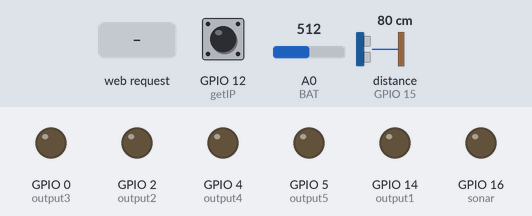
This sketch was run on a simulated ESP8266 (NodeMCU). Shown: output pins drawn as LEDs (lit = HIGH). Wiring (inferred from the names in the program): ultrasonic range finder: trigger GPIO 13; echo GPIO 15. The inputs (shaded band) are chosen by the test bench; at power-on: distance to the obstacle (sensor on GPIO 15) 80 cm, GPIO 12 (getIP) HIGH, A0 (BAT) = 512. The echo pulse lasts 58.3 µs per cm; WiFi joins after 1.5 s; servers stay silent unless stated; EEPROM starts erased; pins used as bus, display or sensor lines are not drawn; what the sketch prints to the serial monitor is not drawn.

Above: at 2.7 s.
2.8 s: HTTP request GET /5/on received
At 4.1 s:
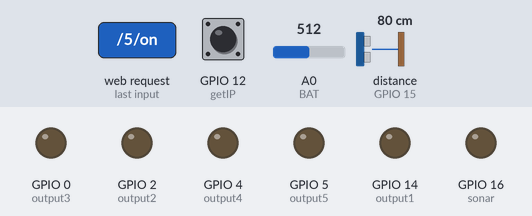
4.4 s: distance to the obstacle (sensor on GPIO 15) set to 16 cm
5.9 s: distance to the obstacle (sensor on GPIO 15) set to 13 cm
At 7.0 s:
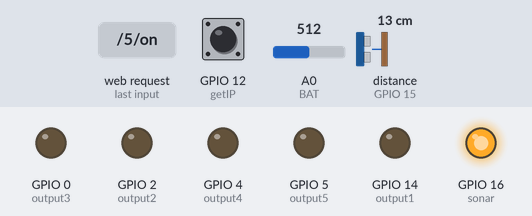
7.4 s: HTTP request GET /4/on received
At 8.7 s:
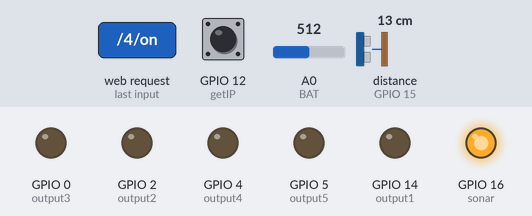
9.0 s: HTTP request GET /3/on received
At 10.2 s:
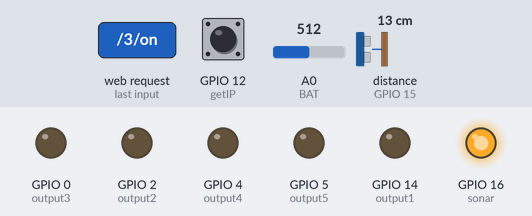
10.6 s: HTTP request GET /1/on received
At 11.4 s:
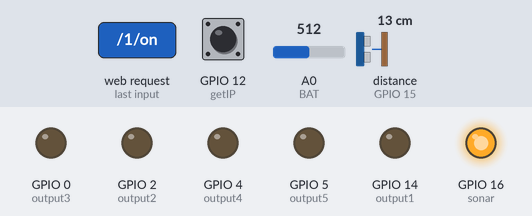
Timing chart, 0 to 13.2 s (numbered marks = the images above; inputs shaded):
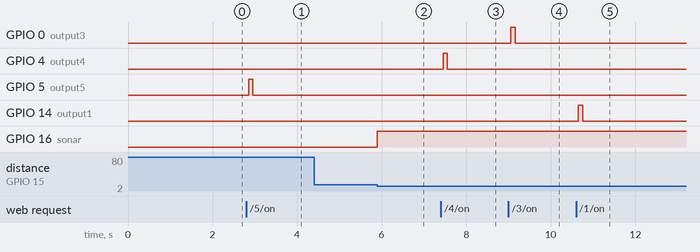

Measured:
- the behaviour switches between 15 and 14 cm on distance to the obstacle (sensor on GPIO 15) (found by bisection; images 1 and 2)
- after the input at 2.8 s, GPIO 5 (output5): LOW → HIGH after 0.06 s, → LOW 0.10 s later
- after the input at 4.4 s, every drawn part: stays the same
- after the input at 5.9 s, GPIO 16 (sonar): LOW → HIGH at once
- after the input at 7.4 s, GPIO 4 (output4): LOW → HIGH after 0.06 s, → LOW 0.10 s later
- after the input at 9.0 s, GPIO 0 (output3): LOW → HIGH after 0.06 s, → LOW 0.10 s later
- after the input at 10.6 s, GPIO 14 (output1): LOW → HIGH after 0.06 s, → LOW 0.10 s later

The sketch:

ESP8266ArduinoIDE.ino
```cpp
//-----------------------------------------------------------DHBKHN-------------------------------------------------------//
//-----------------------------------------------AGV Project by Lam Tram--------------------------------------------------//
/*If you have any question please contact me!*/
/*trandanhlam@gmail.com*/
/*researchgate.net/profile/Lam_Tran29*/

#include <ESP8266WiFi.h>
#include <EEPROM.h>

// Replace with your network credentials
const char* ssid     = "VIETTEL_CHUYEN";
const char* password = "0903482723";

// EEPROM size
// Address 0: Speed
// Address 1: KD
// Address 2: KI
// Address 3: KP
#define EEPROM_SIZE 4

// Variable to store the HTTP request
String header;

// Auxiliar variables to store the current output state
String output5State = "off";
String output4State = "off";
String output3State = "off";
String output1State = "off";
String outputTorchState = "off";

// Assign output variables to GPIO pins
const int output5 = 5;
const int output4 = 4;
const int output3 = 0;
const int output2 = 2;
const int output1 = 14; //D5
const int getIP =12;
const int TRIGGER = 13;
const int ECHO = 15;
const int sonar = 16;

// Current time
unsigned long currentTime = millis();
// Previous time
unsigned long previousTime = 0;
// Define timeout time in milliseconds (example: 2000ms = 2s)
const long timeoutTime = 2000;
// Decode HTTP GET value
String valueString = "0";
int pos1 = 0;
int pos2 = 0;

// Auxiliary variables to store selected mode and settings
int Speed = 0;
int KD = 0;
int KP = 0;
int KI = 0;

int BAT= A0;              //Analog channel A0 as used to measure battery voltage
float RatioFactor=0.86 ;  //Resistors Ration Factor
// Set web server port number to 80
WiFiServer server(80);
void setup() {
  Serial.begin(115200);
  EEPROM.begin(EEPROM_SIZE);
  // Initialize the output variables as outputs
  pinMode(output5, OUTPUT);
  pinMode(output4, OUTPUT);
  pinMode(output3, OUTPUT);
  pinMode(output2, OUTPUT);
  pinMode(output1, OUTPUT);
  pinMode(TRIGGER, OUTPUT);
  pinMode(ECHO, INPUT);
  pinMode(sonar, OUTPUT);
  // PIR Motion Sensor mode INPUT_PULLUP
  pinMode(getIP, INPUT_PULLUP);
  // Set motionSensor pin as interrupt, assign interrupt function and set RISING mode
  attachInterrupt(digitalPinToInterrupt(getIP), GetIP, FALLING);

  // Set outputs to LOW
  digitalWrite(output5, LOW);
  digitalWrite(output4, LOW);
  digitalWrite(output3, LOW);
  digitalWrite(output2, LOW);
  digitalWrite(output1, LOW);

  Speed = EEPROM.read(0);
  KD = EEPROM.read(1);
  KI = EEPROM.read(2);
  KP = EEPROM.read(3);
  //configureMode();

  // Connect to Wi-Fi network with SSID and password
  Serial.print("\nConnecting to ");
  Serial.println(ssid);
  WiFi.begin(ssid, password);
  while (WiFi.status() != WL_CONNECTED) {
    delay(500);
    Serial.print(".");
  }
  // Print local IP address and start web server
  Serial.println("");
  Serial.println("WiFi connected.");
  Serial.println("IP address: ");
  Serial.println(WiFi.localIP());
  server.begin();
}
//-------------------Interrupt-----------------------//
 ICACHE_RAM_ATTR void GetIP() {
  Serial.println(WiFi.localIP());
}

void loop(){
  /*sonar sensor*/
  long duration, distance;
  digitalWrite(TRIGGER, LOW);
  delayMicroseconds(2);

  digitalWrite(TRIGGER, HIGH);
  delayMicroseconds(10);

  digitalWrite(TRIGGER, LOW);
  duration = pulseIn(ECHO, HIGH);
  distance = (duration/2) / 29.1;
  if (distance < 15){
    digitalWrite(sonar, HIGH);
  }
  else{
    digitalWrite(sonar, LOW);
  }


  int value = LOW;
  float Tvoltage=0.0;
  float Vvalue=0.0,Rvalue=0.0;
  WiFiClient client = server.available();   // Listen for incoming clients

  if (client) {                             // If a new client connects,
    //Serial.println(" NC");                // print a message out in the serial port
    String currentLine = "";                // make a String to hold incoming data from the client
    currentTime = millis();
    previousTime = currentTime;
    while (client.connected() && currentTime - previousTime <= timeoutTime) { // loop while the client's connected
      currentTime = millis();
      if (client.available()) {             // if there's bytes to read from the client,
        char c = client.read();             // read a byte, then
        //Serial.write(c);                  // print it out the serial monitor
        header += c;
        if (c == '\n') {                    // if the byte is a newline character
          // if the current line is blank, you got two newline characters in a row.
          // that's the end of the client HTTP request, so send a response:
          if (currentLine.length() == 0) {
            // HTTP headers always start with a response code (e.g. HTTP/1.1 200 OK)
            // and a content-type so the client knows what's coming, then a blank line:
            client.println("HTTP/1.1 200 OK");
            client.println("Content-type:text/html");
            client.println("Connection: close");
            client.println();

              /////////////////////////////////////Battery Voltage//////////////////////////////////
            for(unsigned int i=0;i<10;i++){
            Vvalue=Vvalue+analogRead(BAT);         //Read analog Voltage
            delay(5);                              //ADC stable
            }
            Vvalue=(float)Vvalue/10.0;            //Find average of 10 values
            Rvalue=(float)(Vvalue/1024.0)*5;      //Convert Voltage in 5v factor
            Tvoltage=Rvalue*RatioFactor;          //Find original voltage by multiplying with factor
              /////////////////////////////////////Battery Voltage//////////////////////////////////
              value = HIGH;

            // turns ot toggles the GPIOs
            if (header.indexOf("GET /5/on") >= 0) {
              output5State = "on";
              digitalWrite(output5, HIGH);
              delay(100);
              output5State = "off";
              Serial.println("START");
              digitalWrite(output5, LOW);
            } else if (header.indexOf("GET /4/on") >= 0) {
              output4State = "on";
              digitalWrite(output4, HIGH);
              delay(100);
              output4State = "off";
              digitalWrite(output4, LOW);
              Serial.println("PAUSE");
            } else if (header.indexOf("GET /3/on") >= 0) {
              output3State = "on";
              digitalWrite(output3, HIGH);
              delay(100);
              output3State = "off";
              digitalWrite(output3, LOW);
              Serial.println("READY");
            }else if (header.indexOf("GET /1/on") >= 0) {
              output1State = "off";
              digitalWrite(output1, HIGH);
              delay(100);
              output1State = "off";
              digitalWrite(output1, LOW);
              Serial.println("RESET");
            }else if (header.indexOf("GET /2/on") >= 0) {
              outputTorchState = "on";
              digitalWrite(output2, HIGH);
              Serial.println("Torch ON");
              Serial.println("Torch ON");
            } else if (header.indexOf("GET /2/off") >= 0) {
              outputTorchState = "off";
              digitalWrite(output2, LOW);
              Serial.println("Torch off");
            }

            // Display the HTML web page
            client.println("<!DOCTYPE html><html>");
            client.println("<head><meta name=\"viewport\" content=\"width=device-width, initial-scale=1\">");
            client.println("<link rel=\"icon\" href=\"data:,\">");
            // CSS to style the on/off buttons
            client.println("<style>html { font-family: Helvetica; display: inline-block; margin: 0px auto; text-align: center;}");
            client.println(".button { background-color: #195B6A; border: none; color: white; padding: 20px;");
            client.println("text-decoration: none; font-size: 30px; margin: 2px; cursor: pointer;}");
            client.println(".button3 { background-color: #f70e0a; border: none; color: white; padding: 20px;");
            client.println(".button2 {background-color: #77878A;}</style></head>");

            // Web Page Heading
            client.println("<body><h1>AGV By Lam Tran</h1>");
            client.println("<body><h1>DHBKHN</h1>");

            client.println("Battery Voltage =");
            client.print(Tvoltage);
            client.println("<br>");
            if(value == HIGH) {
              client.println("Updated");
            } else {
              client.print("Not Updated");
            }
            client.println("--------");
            if(Tvoltage<=1){
              client.println("Battery dead OR disconnected");
              }
            else if(Tvoltage>1 && Tvoltage<=3){
              client.println("Need Imediate recharge");
              }
            else if(Tvoltage>3 && Tvoltage<=4.3){
              client.println("Recharge");
              }
            else{
                client.println("Battery Full");
                }

             //----------------------pin 5 start-----------------
              client.println("<p><a href=\"/5/on\"><button class=\"button\">START</button></a></p>");
            //--------------------------------------------------

            //----------------------pin 4 stop-------------------
              client.println("<p><a href=\"/4/on\"><button class=\"button\">PAUSE</button></a></p>");
            //---------------------------------------------------

            //---------------------pin 3 READY-------------------------
              client.println("<p><a href=\"/3/on\"><button class=\"button\">READY</button></a></p>");
            //---------------------------------------------------

            //--------------------------reset---------------------
            client.println("<p><a href=\"/1/on\"><button class=\"button button3\">RESET</button></a></p>");
            //----------------------pin 2 den--------------------
            client.println("<p>TORCH - State " + outputTorchState + "</p>");
            // If the outputTorchState is off, it displays the ON button
            if (outputTorchState=="off") {
              client.println("<p><a href=\"/2/on\"><button class=\"button\">ON</button></a></p>");
            }else {
              client.println("<p><a href=\"/2/off\"><button class=\"button button2\">OFF</button></a></p>");
            }

            client.println("</body></html>");
            client.println("<form action='/submit' method='POST'>");
            client.println("<script> function setSpeed(value) { var xhr = new XMLHttpRequest();");
            client.println("xhr.open('GET', \"/?Speed=\" + value + \"&\", true);");
            client.println("xhr.send(); location.reload(true); } ");
            client.println("function setKD(value) { var xhr = new XMLHttpRequest();");
            client.println("xhr.open('GET', \"/?KD=\" + value + \"&\", true);");
            client.println("xhr.send(); location.reload(true); } ");
            client.println("function setKI(value) { var xhr = new XMLHttpRequest();");
            client.println("xhr.open('GET', \"/?KI=\" + value + \"&\", true);");
            client.println("xhr.send(); location.reload(true); } ");
            client.println("function setKP(value) { var xhr = new XMLHttpRequest();");
            client.println("xhr.open('GET', \"/?KP=\" + value + \"&\", true);");
            client.println("xhr.send(); location.reload(true); }</script></body></html> ");
            //client.println("<ul><li><p>Speed: <INPUT type='number' name='speed' id='speed' value='%s, &Speed' min='0' max='5000'>");

            client.println("<p>Speed: <input type=\"number\" name=\"txt\" value=\"" +
            String(EEPROM.read(0)) + "\" onchange=\"setSpeed(this.value)\" min=\"0\" max=\"5000\"></p>");
            client.println("<p>KD: <input type=\"number\" name=\"txt\" value=\"" +
            String(EEPROM.read(1)) + "\" onchange=\"setKD(this.value)\" min=\"0\" max=\"1000\"></p>");
            client.println("<p>KI: <input type=\"number\" name=\"txt\" value=\"" +
            String(EEPROM.read(2)) + "\" onchange=\"setKI(this.value)\" min=\"0\" max=\"1000\"></p>");
            client.println("<p>KP: <input type=\"number\" name=\"txt\" value=\"" +
            String(EEPROM.read(3)) + "\" onchange=\"setKP(this.value)\" min=\"0\" max=\"1000\"></p>");
            client.print("<INPUT type='submit' value='Submit'></li></ul>");

             // Request example: GET /?mode=0& HTTP/1.1
            if(header.indexOf("GET /?Speed=") >= 0) {
              pos1 = header.indexOf('=');
              pos2 = header.indexOf('&');
              valueString = header.substring(pos1+1, pos2);
              Speed = valueString.toInt();
              EEPROM.write(0, Speed);
              EEPROM.commit();
              Serial.println("Speed set : ");
              Serial.println(valueString);
            }
             if(header.indexOf("GET /?KD=") >= 0) {
              pos1 = header.indexOf('=');
              pos2 = header.indexOf('&');
              valueString = header.substring(pos1+1, pos2);
              KD = valueString.toInt();
              EEPROM.write(0, KD);
              EEPROM.commit();
              Serial.println("Set KD: ");
              Serial.println(valueString);
            }
            if(header.indexOf("GET /?KI=") >= 0) {
              pos1 = header.indexOf('=');
              pos2 = header.indexOf('&');
              valueString = header.substring(pos1+1, pos2);
              KI = valueString.toInt();
              EEPROM.write(2, KI);
              EEPROM.commit();
              Serial.println("Set KI: ");
              Serial.println(valueString);
            }
             if(header.indexOf("GET /?KP=") >= 0) {
              pos1 = header.indexOf('=');
              pos2 = header.indexOf('&');
              valueString = header.substring(pos1+1, pos2);
              KP = valueString.toInt();
              EEPROM.write(3, KP);
              EEPROM.commit();
              Serial.println("Set KP: ");
              Serial.println(valueString);
            }
            // The HTTP response ends with another blank line
            client.println();
            // Break out of the while loop
            break;
          } else { // if you got a newline, then clear currentLine
            currentLine = "";
          }
        } else if (c != '\r') {  // if you got anything else but a carriage return character,
          currentLine += c;      // add it to the end of the currentLine
        }
      }
    }
    // Clear the header variable
    header = "";
    // Close the connection
    client.stop();
    //Serial.println("CD");
    Serial.println("");
  }
}
```
